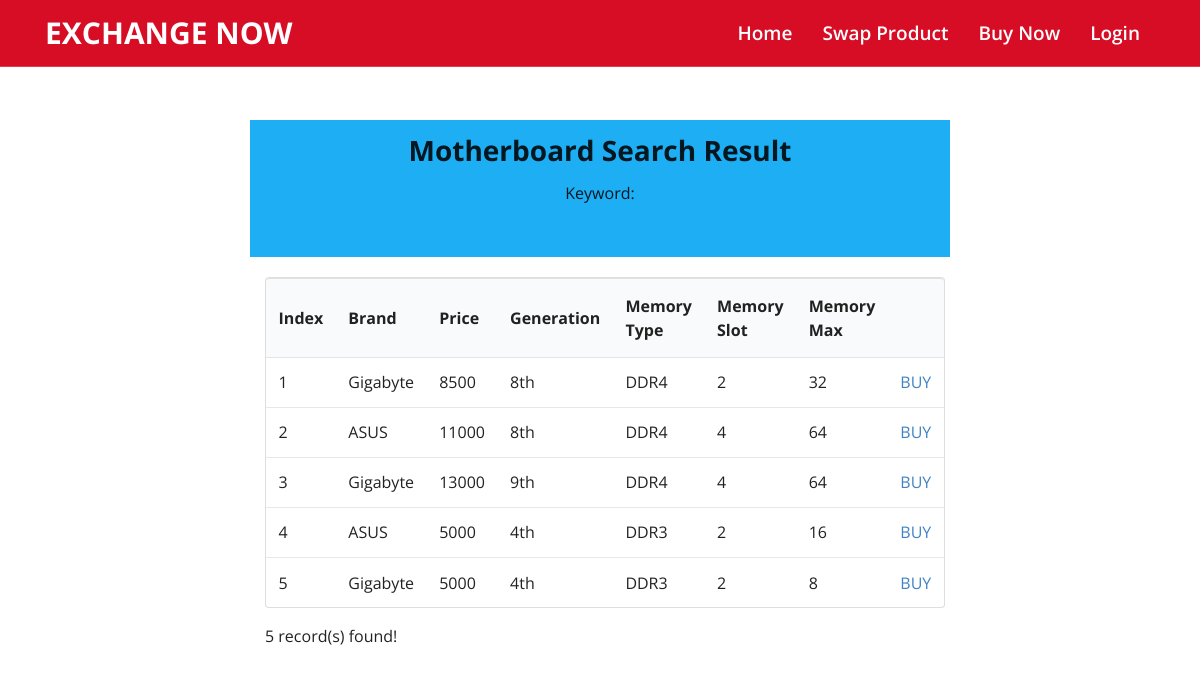
The page /exchange/buynow/intact_motherboard_searchresult.php on the database its author committed.
### tables this page shows
CREATE TABLE `motherboard` (
  `MTH_ID` int(20) NOT NULL,
  `MTH_NAME` varchar(30) DEFAULT NULL,
  `MTH_PRICE` int(11) DEFAULT NULL,
  `GENERATION` varchar(10) DEFAULT NULL,
  `MEMORY_TYPE` varchar(10) DEFAULT NULL,
  `MEMORY_SLOT` int(11) DEFAULT NULL,
  `MEMORY_MAX` int(11) DEFAULT NULL,
  `MTH_CATAGORY` int(11) NOT NULL DEFAULT 0
);

### exchange/buynow/intact_motherboard_searchresult.php (the view, shortened to what this page needs)
<!DOCTYPE html>
<html>
<head>
  <link rel="stylesheet" href="../css/fontawesome.css">
  <link rel="stylesheet" href="../css/owl.carousel.min.css">
  <link rel="stylesheet" href="../css/bootstrap.min.css">
  <link rel="stylesheet" href="../css/style.css">
  <link rel="stylesheet" href="../css/responsive.css">
  <link rel="stylesheet" href="../css/semantic.min.css">
   <?php require_once('../db_config.php'); ?>
   <?php $keyword = $_GET['keyword']; ?>
</head>
<body>
<header class="header fixed-top">
  <div class="container">
    <nav class="navbar navbar-expand-lg navbar-light">
       <a class="navbar-brand" href="../#"></span>Exchange Now</a>
      <div class="collapse navbar-collapse" id="collapsibleNavbar">
        <ul class="navbar-nav ml-auto">
         <li class="nav-item">
           <a class="nav-link active" href="../index.php"> Home</a>
         </li>
          <li class="nav-item">
           <a class="nav-link active" href="../customersell.html"> Swap Product</a>
         </li>
         <li class="nav-item">
           <a class="nav-link active" href="../buynow.php"> Buy Now</a>
         </li>
         <li class="nav-item">
           <a class="nav-link active" href="../login.php"> Login</a>
         </li>
       </ul>
      </div>
    </nav>
  </div>
</header>
<br>
<br>
<br><br>
<br><br>
</body>
<body>
  <div class="ui text container" style ="text-align: center; background-color: #1eaef4; padding: 1% ">
  <h1> Motherboard Search Result</h1>
  <p>Keyword:
  </p>
  <br>
  </div>
  <br>
  <?php
    $conn = new mysqli($servername, $username, $password, $dbname);
   $query = "SELECT * FROM `motherboard` WHERE MTH_CATAGORY= 1 AND MTH_NAME LIKE '%$keyword%'";
    if ($result = $conn->query($query)) {
      printf('<div class="ui text container">');
      printf('<table class="ui unstackable table">');
       printf("<thead> <tr> <th>Index</th> <th>Brand</th> <th>Price</th> <th>Generation</th> <th>Memory Type</th>
        <th>Memory Slot</th> <th>Memory Max</th> <th></th> </tr> </thead>");
      $index = 1;
        while ($row = $result->fetch_assoc()) {
            printf ('<tr> <td>%s</td> <td>%s</td> <td>%s</td> <td>%s</td> <td>%s</td> <td>%s</td> <td>%s</td> <td><a href="../payment.php?price=%s"> BUY</a> </td>
              </tr>', $index, $row["MTH_NAME"], $row["MTH_PRICE"], $row["GENERATION"], $row["MEMORY_TYPE"], $row["MEMORY_SLOT"],$row["MEMORY_MAX"], $row["MTH_PRICE"]);
            $index++;
        }
        printf("</table>");
        printf("%d record(s) found!<br>", $result->num_rows);
      printf('</div>');
    }
    else
    {
      printf("No record found!");
    }
  ?>
</body>
</html>

### exchange/css/style.css (style rules this page uses)
* { margin: 0; padding: 0; outline: none; }
a { text-decoration: none!important; }
.header { border-bottom: 1px solid rgba(255,255,255,.2); background-color: #d70d25; }
.header .navbar { padding: 0; }
.header .navbar.navbar-light .navbar-brand { font-size: 30px; font-weight: 700; text-transform: uppercase; color: #ffffff; }
.header .navbar #collapsibleNavbar .nav-item .nav-link { color: #ffffff; font-size: 19px; text-transform: capitalize; font-weight: 600; padding: 20px 15px 20px; line-height: 26px; opacity: 0.6; }
.header .navbar #collapsibleNavbar .nav-item .nav-link.active { opacity: 1; }

### rows shown on the page
motherboard: MTH_NAME "Gigabyte", MTH_PRICE "8500", GENERATION "8th", MEMORY_TYPE "DDR4", MEMORY_SLOT "2", MEMORY_MAX "32"
motherboard: MTH_NAME "ASUS", MTH_PRICE "11000", GENERATION "8th", MEMORY_TYPE "DDR4", MEMORY_SLOT "4", MEMORY_MAX "64"
motherboard: MTH_NAME "Gigabyte", MTH_PRICE "13000", GENERATION "9th", MEMORY_TYPE "DDR4", MEMORY_SLOT "4", MEMORY_MAX "64"
motherboard: MTH_NAME "ASUS", MTH_PRICE "5000", GENERATION "4th", MEMORY_TYPE "DDR3", MEMORY_SLOT "2", MEMORY_MAX "16"
motherboard: MTH_NAME "Gigabyte", MTH_PRICE "5000", GENERATION "4th", MEMORY_TYPE "DDR3", MEMORY_SLOT "2", MEMORY_MAX "8"

### other values the page prints
$result->num_rows "5"
